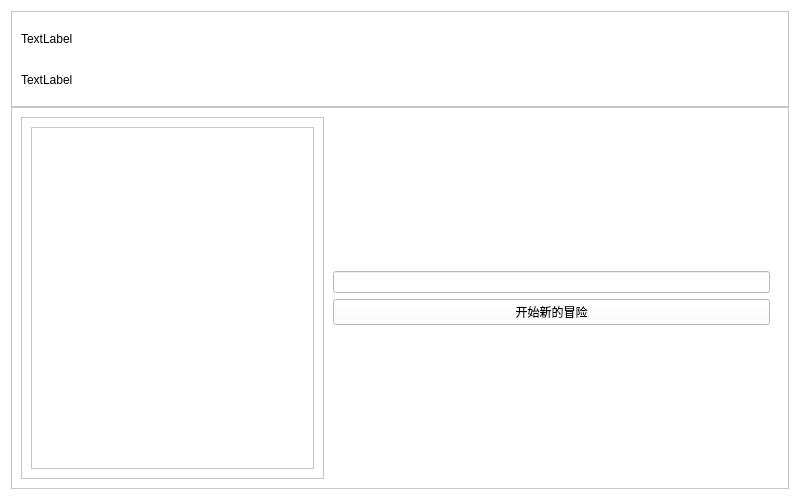
<?xml version="1.0" encoding="UTF-8"?>
<ui version="4.0">
 <class>login</class>
 <widget class="QWidget" name="login">
  <property name="geometry">
   <rect>
    <x>0</x>
    <y>0</y>
    <width>800</width>
    <height>500</height>
   </rect>
  </property>
  <property name="minimumSize">
   <size>
    <width>800</width>
    <height>500</height>
   </size>
  </property>
  <property name="maximumSize">
   <size>
    <width>800</width>
    <height>500</height>
   </size>
  </property>
  <property name="windowTitle">
   <string>Form</string>
  </property>
  <property name="styleSheet">
   <string notr="true">background: white;</string>
  </property>
  <layout class="QVBoxLayout" name="verticalLayout_2">
   <item>
    <layout class="QVBoxLayout" name="verticalLayout" stretch="2,8">
     <property name="spacing">
      <number>0</number>
     </property>
     <item>
      <widget class="QFrame" name="frame">
       <property name="frameShape">
        <enum>QFrame::StyledPanel</enum>
       </property>
       <property name="frameShadow">
        <enum>QFrame::Raised</enum>
       </property>
       <layout class="QVBoxLayout" name="verticalLayout_6">
        <item>
         <layout class="QVBoxLayout" name="verticalLayout_5">
          <item>
           <widget class="QLabel" name="userName">
            <property name="text">
             <string>TextLabel</string>
            </property>
           </widget>
          </item>
          <item>
           <widget class="QLabel" name="userCount">
            <property name="text">
             <string>TextLabel</string>
            </property>
           </widget>
          </item>
         </layout>
        </item>
       </layout>
      </widget>
     </item>
     <item>
      <widget class="QFrame" name="frame_2">
       <property name="frameShape">
        <enum>QFrame::StyledPanel</enum>
       </property>
       <property name="frameShadow">
        <enum>QFrame::Raised</enum>
       </property>
       <layout class="QHBoxLayout" name="horizontalLayout_2">
        <item>
         <layout class="QHBoxLayout" name="horizontalLayout" stretch="4,6">
          <property name="spacing">
           <number>0</number>
          </property>
          <item>
           <widget class="QFrame" name="frame_3">
            <property name="frameShape">
             <enum>QFrame::StyledPanel</enum>
            </property>
            <property name="frameShadow">
             <enum>QFrame::Raised</enum>
            </property>
            <layout class="QVBoxLayout" name="verticalLayout_3">
             <item>
              <widget class="QScrollArea" name="scrollArea">
               <property name="widgetResizable">
                <bool>true</bool>
               </property>
               <widget class="QWidget" name="bookList">
                <property name="geometry">
                 <rect>
                  <x>0</x>
                  <y>0</y>
                  <width>274</width>
                  <height>329</height>
                 </rect>
                </property>
                <layout class="QVBoxLayout" name="verticalLayout_11">
                 <item>
                  <layout class="QVBoxLayout" name="bookListLayout">
                   <item>
                    <spacer name="verticalSpacer">
                     <property name="orientation">
                      <enum>Qt::Vertical</enum>
                     </property>
                     <property name="sizeHint" stdset="0">
                      <size>
                       <width>20</width>
                       <height>40</height>
                      </size>
                     </property>
                    </spacer>
                   </item>
                  </layout>
                 </item>
                </layout>
               </widget>
              </widget>
             </item>
            </layout>
           </widget>
          </item>
          <item>
           <widget class="QStackedWidget" name="stackedWidget">
            <property name="currentIndex">
             <number>1</number>
            </property>
            <widget class="QWidget" name="page">
             <layout class="QVBoxLayout" name="verticalLayout_8">
              <item>
               <layout class="QVBoxLayout" name="verticalLayout_7" stretch="5,1,1,1,0">
                <property name="spacing">
                 <number>0</number>
                </property>
                <item>
                 <widget class="QFrame" name="frame_5">
                  <property name="frameShape">
                   <enum>QFrame::StyledPanel</enum>
                  </property>
                  <property name="frameShadow">
                   <enum>QFrame::Raised</enum>
                  </property>
                  <layout class="QHBoxLayout" name="horizontalLayout_6">
                   <item>
                    <layout class="QHBoxLayout" name="horizontalLayout_5">
                     <property name="spacing">
                      <number>0</number>
                     </property>
                     <item>
                      <widget class="QLabel" name="cover">
                       <property name="maximumSize">
                        <size>
                         <width>100</width>
                         <height>150</height>
                        </size>
                       </property>
                       <property name="sizeIncrement">
                        <size>
                         <width>100</width>
                         <height>150</height>
                        </size>
                       </property>
                       <property name="styleSheet">
                        <string notr="true"/>
                       </property>
                       <property name="text">
                        <string>cover</string>
                       </property>
                      </widget>
                     </item>
                    </layout>
                   </item>
                  </layout>
                 </widget>
                </item>
                <item>
                 <widget class="QLabel" name="bookName">
                  <property name="text">
                   <string>TextLabel</string>
                  </property>
                  <property name="alignment">
                   <set>Qt::AlignCenter</set>
                  </property>
                 </widget>
                </item>
                <item>
                 <widget class="QLabel" name="bookCount">
                  <property name="text">
                   <string>TextLabel</string>
                  </property>
                  <property name="alignment">
                   <set>Qt::AlignCenter</set>
                  </property>
                 </widget>
                </item>
                <item>
                 <widget class="QLabel" name="bookState">
                  <property name="text">
                   <string>TextLabel</string>
                  </property>
                  <property name="alignment">
                   <set>Qt::AlignCenter</set>
                  </property>
                 </widget>
                </item>
                <item>
                 <widget class="QFrame" name="frame_4">
                  <property name="frameShape">
                   <enum>QFrame::StyledPanel</enum>
                  </property>
                  <property name="frameShadow">
                   <enum>QFrame::Raised</enum>
                  </property>
                  <layout class="QHBoxLayout" name="horizontalLayout_4">
                   <item>
                    <layout class="QHBoxLayout" name="horizontalLayout_3">
                     <item>
                      <widget class="QPushButton" name="continueWritingButton">
                       <property name="text">
                        <string>写作</string>
                       </property>
                      </widget>
                     </item>
                     <item>
                      <widget class="QPushButton" name="exitButton">
                       <property name="text">
                        <string>逃跑</string>
                       </property>
                      </widget>
                     </item>
                    </layout>
                   </item>
                  </layout>
                 </widget>
                </item>
               </layout>
              </item>
             </layout>
            </widget>
            <widget class="QWidget" name="page_2">
             <layout class="QVBoxLayout" name="verticalLayout_10">
              <item>
               <layout class="QVBoxLayout" name="verticalLayout_9">
                <item>
                 <spacer name="verticalSpacer_2">
                  <property name="orientation">
                   <enum>Qt::Vertical</enum>
                  </property>
                  <property name="sizeHint" stdset="0">
                   <size>
                    <width>20</width>
                    <height>40</height>
                   </size>
                  </property>
                 </spacer>
                </item>
                <item>
                 <widget class="QLineEdit" name="newBookName">
                  <property name="alignment">
                   <set>Qt::AlignCenter</set>
                  </property>
                 </widget>
                </item>
                <item>
                 <widget class="QPushButton" name="createBookButton">
                  <property name="text">
                   <string>开始新的冒险</string>
                  </property>
                 </widget>
                </item>
                <item>
                 <spacer name="verticalSpacer_3">
                  <property name="orientation">
                   <enum>Qt::Vertical</enum>
                  </property>
                  <property name="sizeHint" stdset="0">
                   <size>
                    <width>20</width>
                    <height>40</height>
                   </size>
                  </property>
                 </spacer>
                </item>
               </layout>
              </item>
             </layout>
            </widget>
           </widget>
          </item>
         </layout>
        </item>
       </layout>
      </widget>
     </item>
    </layout>
   </item>
  </layout>
 </widget>
 <resources/>
 <connections/>
</ui>
